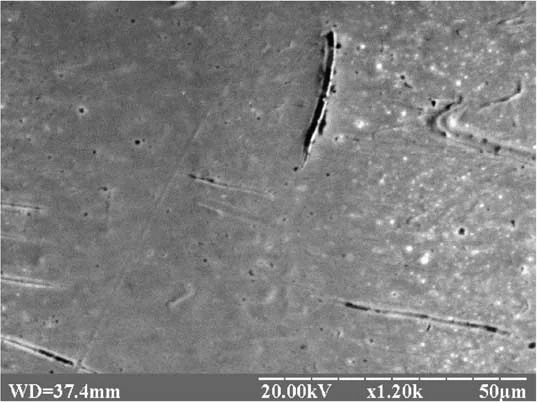
#> input picture test_images/scratch.jpg, 537 x 402 px
$ python defect_detection.py
#> lines starting #> are read from the running program, lines starting #| are printed output that depends on the picture; after the words box and inside, x2 and y2 are one past the last pixel; in counts of white or black regions, pixels touching at a corner belong together
import cv2
import matplotlib.pyplot as plt

# 1. Load the industrial image
image = cv2.imread("test_images/scratch.jpg")
#> image is the input picture: shape (402, 537, 3); mean B, G, R 127.7, 127.7, 127.7

if image is None:
    print("Image not found!")
    exit()

# 2. Remove the bottom measurement information
height, width = image.shape[:2]
#> height = 402; width = 537
image = image[:int(height * 0.90), :]
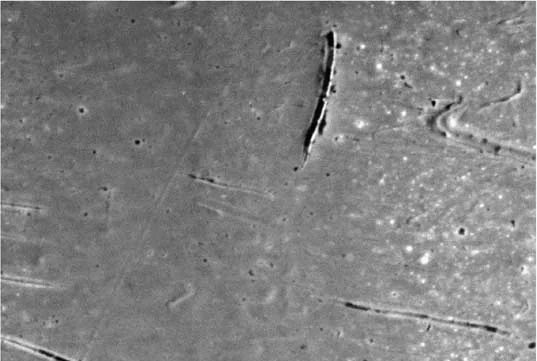
#> image: shape (361, 537, 3); mean B, G, R 127.6, 127.6, 127.6

# 3. Convert to grayscale
gray = cv2.cvtColor(image, cv2.COLOR_BGR2GRAY)

# 4. Reduce small image noise
blur = cv2.GaussianBlur(gray, (5, 5), 0)

# 5. Identify very dark regions
_, threshold = cv2.threshold(
    blur, 70, 255, cv2.THRESH_BINARY_INV
)
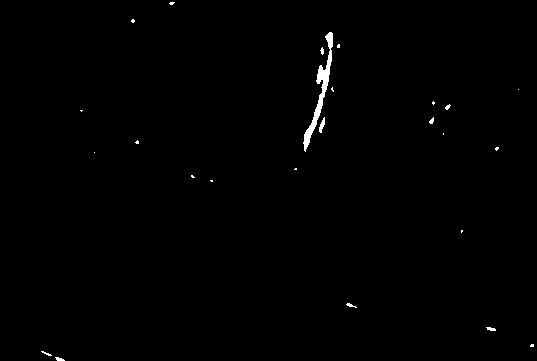
#> threshold: shape (361, 537); 0.54% white; 25 white regions (16 under 20 px), largest, box (x1, y1, x2, y2) and area: (303, 32, 333, 152) 720, (319, 117, 325, 133) 51, (486, 327, 496, 331) 28

# 6. Remove small noise
kernel = cv2.getStructuringElement(
    cv2.MORPH_RECT, (3, 3)
)

cleaned = cv2.morphologyEx(
    threshold,
    cv2.MORPH_OPEN,
    kernel
)
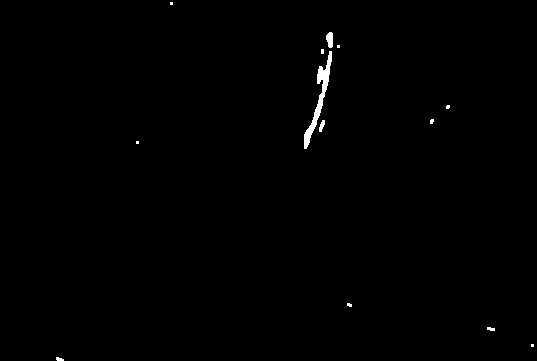
#> cleaned: shape (361, 537); 0.46% white; 13 white regions (8 under 20 px)

# 7. Find defect boundaries
contours, _ = cv2.findContours(
    cleaned,
    cv2.RETR_EXTERNAL,
    cv2.CHAIN_APPROX_SIMPLE
)
#> contours = 13 contours, 10 with area under 20; largest, box (x1, y1, x2, y2) and area: (304, 51, 332, 149) 501, (326, 32, 333, 48) 71, (319, 120, 325, 132) 30

# 8. Prepare detection image
result = image.copy()
defect_count = 0

# 9. Detect suspicious regions
for contour in contours:

    area = cv2.contourArea(contour)

    if area > 100:

        x, y, w, h = cv2.boundingRect(contour)

        cv2.rectangle(
            result,
            (x, y),
            (x + w, y + h),
            (0, 0, 255),
            2
        )

        defect_count += 1
#> this loop made 13 passes
#> (area, x, y, w, h, defect_count) on pass 9: (501, 304, 51, 28, 98, 1)
#> area on passes 6, 12: 30, 71
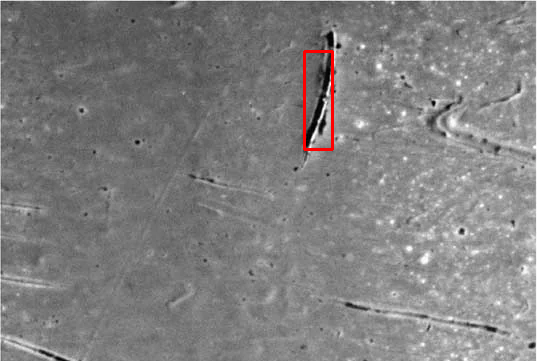
#> result: shape (361, 537, 3); 0.39% of pixels changed, all inside (x1, y1, x2, y2) = (303, 50, 334, 151)
#> after the loop, defect_count = 1

cv2.imwrite("results/detected_scratch.jpg", result)

print("Detection image saved successfully!")

if defect_count > 0:
    print("Possible surface defects found!")
else:
    print("No suspicious regions found.")

# 11. Display images
plt.figure(figsize=(14, 5))

plt.subplot(1, 3, 1)
plt.imshow(cv2.cvtColor(image, cv2.COLOR_BGR2RGB))
plt.title("Original Image")
plt.axis("off")

plt.subplot(1, 3, 2)
plt.imshow(cleaned, cmap="gray")
plt.title("Noise Reduced Image")
plt.axis("off")

plt.subplot(1, 3, 3)
plt.imshow(cv2.cvtColor(result, cv2.COLOR_BGR2RGB))
plt.title("Improved Detection")
plt.axis("off")

plt.tight_layout()
plt.show()
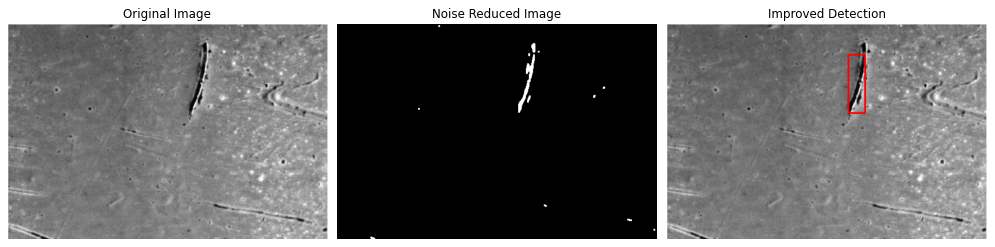
#> figure drawn by matplotlib, 3 panels
